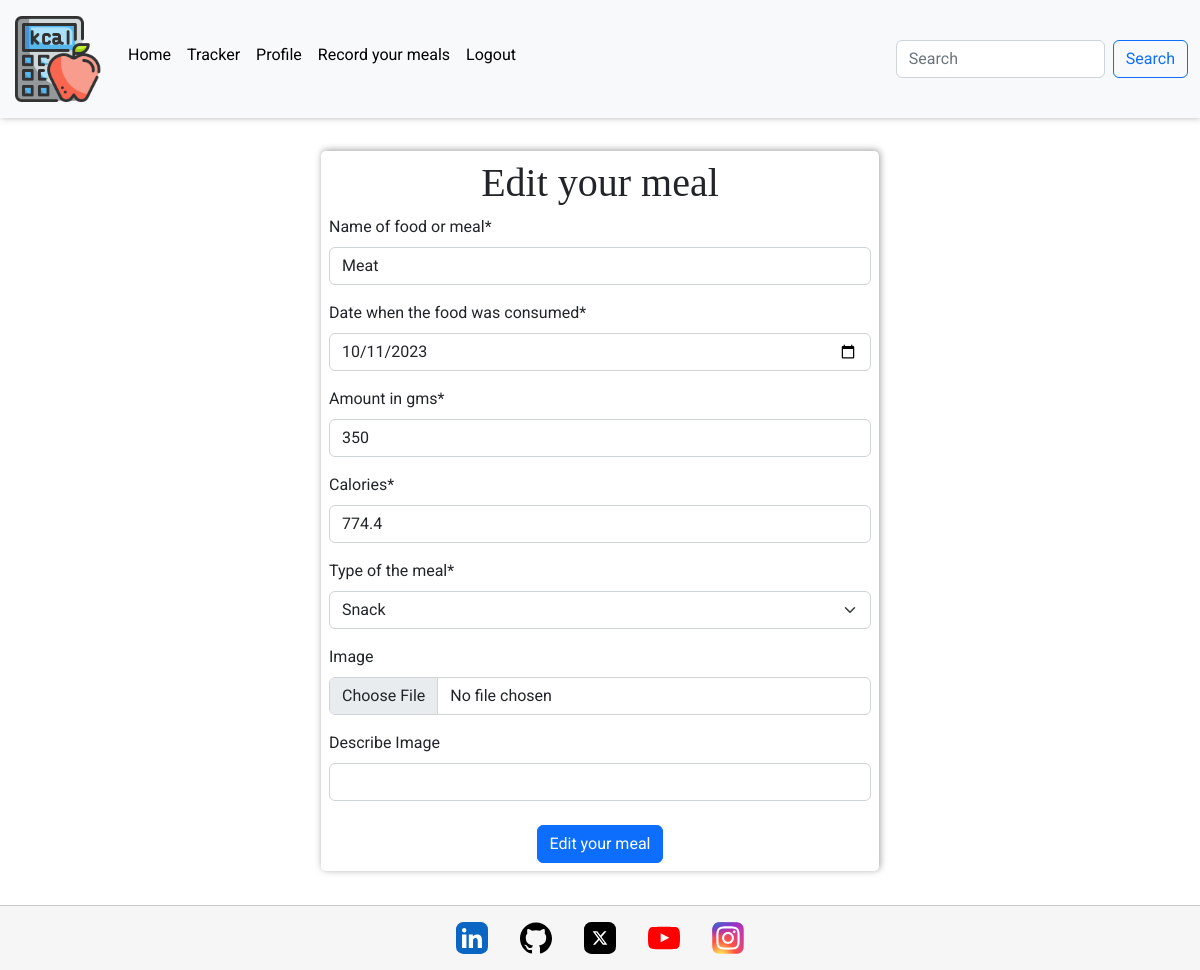
/tracker/edit/14/ (signed in), run on the app's committed database.
### tracker/models.py (models this page shows, shortened)
class Tracker(models.Model):
    MEAL_CHOICES = (
        ('Breakfast', 'Breakfast'),
        ('Lunch', 'Lunch'),
        ('Dinner', 'Dinner'),
        ('Snack', 'Snack'),
    )
    user = models.ForeignKey(User, related_name='tracker_entries', on_delete=models.CASCADE)
    title = models.CharField(max_length=300, null=False, blank=False)  # Name of the food or meal
    date = models.DateField(null=False, blank=False)  # Date when the food was consumed
    portion_size = models.CharField(max_length=200, blank=False, null=False)  # Size or weight of the portion consumed
    meal_type = models.CharField(choices=MEAL_CHOICES, max_length=10, default='Snack')  # Type of meal
    calories = models.FloatField(null=False, default='0')  # Store the calorie data
    image = ResizedImageField(
        size=(400, None), quality=75, upload_to='tracker/', force_format='WEBP', blank=True, null=False
    )
    image_alt = models.CharField(max_length=100, null=True, blank=True)
    class Meta:
        ordering = ['-date']

### tracker/views.py (the view, shortened to what this page needs)
# urls.py: path('edit/<slug:pk>/', EditTracker.as_view(), name="edit_tracker"),
class EditTracker(LoginRequiredMixin, UserPassesTestMixin, UpdateView):
    template_name = 'tracker/edit_tracker.html'
    model = Tracker
    form_class = TrackerForm
    success_url = '/tracker/'
    def test_func(self):
        return self.request.user == self.get_object().user

### tracker/forms.py (shortened to what this page needs)
class TrackerForm(forms.ModelForm):
    class Meta:
        model = Tracker
        fields = ['title', 'date', 'portion_size', 'calories', 'meal_type', 'image', 'image_alt']
        description = forms.CharField(widget=RichTextWidget())
        widgets = {
            'date': DateInput(attrs={'type': 'date', 'max': date.today().strftime('%Y-%m-%d')}),
        }
        labels = {
            'title': 'Name of food or meal',
            'date': 'Date when the food was consumed',
            'portion_size': 'Amount in gms',
            'calories': 'Calories',
            'meal_type': 'Type of the meal',
            'image': 'Image',
            'image_alt': 'Describe Image'
        }

### tracker/templates/tracker/edit_tracker.html (shortened to what this page needs)
{% extends "base.html" %}
{% block content %}
<div class="container">
    <form method="POST" enctype="multipart/form-data" class="p-2 form">
        <h1 class="text-center">Edit your meal</h1>
        {{ form|crispy }}
        <div class="text-center">
            <button type="submit" class="btn btn-primary mt-2">Edit your meal</button>
        </div>
    </form>
</div>
{% endblock %}

### static/css/base.css (style rules this page uses)
:root { --title: 'EB Garamond', serif; --main-font: 'Roboto', serif; --background: #3f006a0f; --blue: #0d6efd; --black: #000; --off-white: #f6f6f6; --white: #fff; --orange: #ffbf50; --smal-box-shadow: 1px -1px 7px 0 #00000061; --border: 1px solid #00000030; }
html, body { height: 100%; }
body { display: flex; flex-direction: column; font-family: var(--main-font); }
h1, h2, h3, h4, h5, h6 { font-family: var(--title); }
.form { width: 100%; margin: 3% auto; box-shadow: var(--smal-box-shadow); border-radius: 5px; }
@media screen and (min-width:40em) { .form { width: 50%; } }

### data on the page
Tracker: title "Meat", date "10/11/2023", portion_size "350", calories "774.4", meal_type "Snack"
